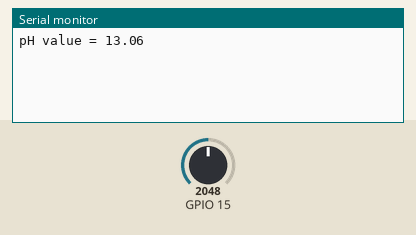
The sketch below on a simulated ESP32. Shown: the last lines printed to the serial monitor. Inputs (shaded band) come from the test bench; at power-on: GPIO 15 = 2048 (analog values on the 0–4095 scale).

Above: at 1.2 s.
1.3 s: GPIO 15 set to 2866
At 2.0 s:
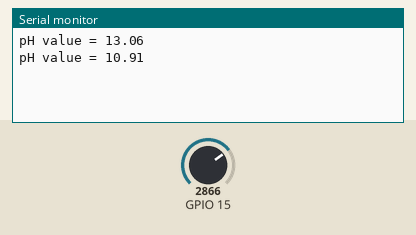
2.8 s: GPIO 15 set to 3603
At 2.8 s:
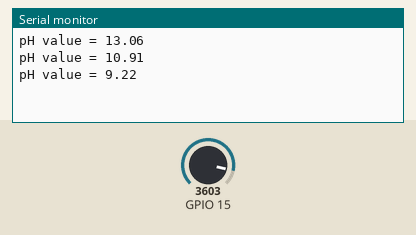
Timing chart, 0 to 5.8 s (numbered marks = the images above; inputs shaded):
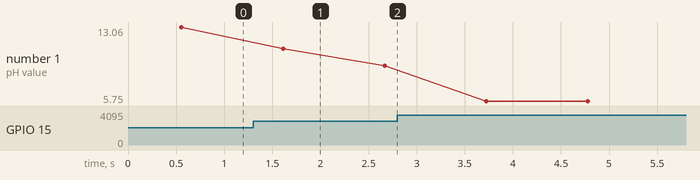

The sketch:

phCode.ino
```cpp
void setup() {
  Serial.begin(115200);
  analogReadResolution(12);

}

void loop() {
  //int analogValue = analogRead(2);
  float phValue = readPh(15);
  Serial.print("pH value = ");  Serial.println(phValue);
  delay(500);
}
float readPh(int phPin)
{
  float phVal, phAve = 0.0;
  for(int a=0; a<500; a++){
    int phValue = 2500 - analogReadMilliVolts(15);
    phVal = 7.0 + ((float)phValue/1000.0);
    phVal = phVal * 1.0354;
    phAve += phVal;
    delay(1);
  }
  phAve = phAve / 500.0;
  return ((5.6331*phAve) - 32.724);
}
```

Measured:
- after the input at 1.3 s, the serial monitor: prints a new line after 0.31 s (image 1)
- plotted number 1: 13.06 → 9.22 after the input at 1.3 s, 9.22 → 5.75 after the input at 2.8 s
